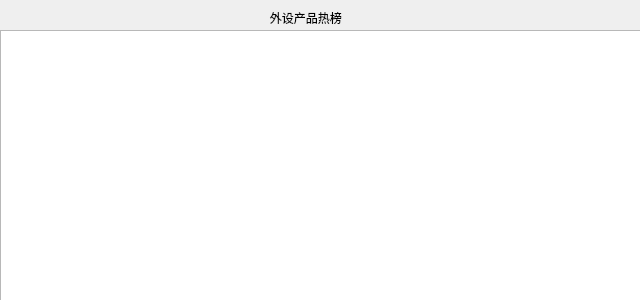
<?xml version="1.0" encoding="UTF-8"?>
<ui version="4.0">
 <class>MainWindow</class>
 <widget class="QMainWindow" name="MainWindow">
  <property name="geometry">
   <rect>
    <x>0</x>
    <y>0</y>
    <width>640</width>
    <height>300</height>
   </rect>
  </property>
  <property name="maximumSize">
   <size>
    <width>1040</width>
    <height>600</height>
   </size>
  </property>
  <property name="windowTitle">
   <string>MainWindow</string>
  </property>
  <widget class="QWidget" name="centralwidget">
   <widget class="QLabel" name="label">
    <property name="geometry">
     <rect>
      <x>200</x>
      <y>10</y>
      <width>251</width>
      <height>16</height>
     </rect>
    </property>
    <property name="text">
     <string>                     外设产品热榜</string>
    </property>
   </widget>
   <widget class="QTableWidget" name="tableWidget">
    <property name="geometry">
     <rect>
      <x>0</x>
      <y>30</y>
      <width>641</width>
      <height>271</height>
     </rect>
    </property>
   </widget>
  </widget>
 </widget>
 <resources/>
 <connections/>
</ui>
